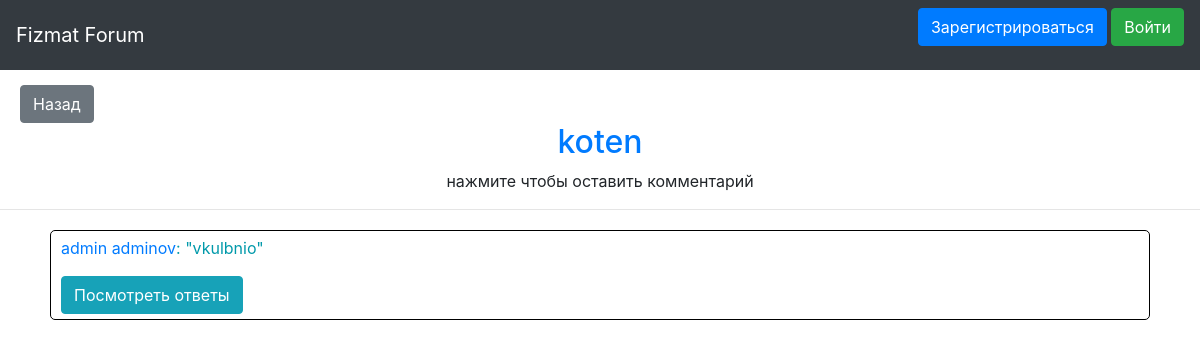
Screenshot of /thread/1 with the database file from the repository.
### data/threads.py (models this page shows)
class Thread(SqlAlchemyBase, UserMixin, SerializerMixin):
    __tablename__ = 'threads'
    id = sqlalchemy.Column(sqlalchemy.Integer, primary_key=True, autoincrement=True)
    title = sqlalchemy.Column(sqlalchemy.String, nullable=False)
    user_id = sqlalchemy.Column(sqlalchemy.Integer, sqlalchemy.ForeignKey("users.id"))
    like_count = sqlalchemy.Column(sqlalchemy.Integer, nullable=False)
    view_count = sqlalchemy.Column(sqlalchemy.Integer, nullable=False)
    comment_count = sqlalchemy.Column(sqlalchemy.Integer, nullable=False)
    user = orm.relation('User')
    categories = orm.relation("Category", secondary=association_table, backref="threads")

### data/comments.py (models this page shows)
class Comment(SqlAlchemyBase, UserMixin, SerializerMixin):
    __tablename__ = 'comments'
    id = sqlalchemy.Column(sqlalchemy.Integer, primary_key=True, autoincrement=True)
    text = sqlalchemy.Column(sqlalchemy.String, nullable=False)
    user_id = sqlalchemy.Column(sqlalchemy.Integer, sqlalchemy.ForeignKey("users.id"))
    thread_id = sqlalchemy.Column(sqlalchemy.Integer, sqlalchemy.ForeignKey("threads.id"))
    user = orm.relation('User')
    thread = orm.relation('Thread')

### data/users.py (models this page shows, shortened)
class User(SqlAlchemyBase, UserMixin, SerializerMixin):
    __tablename__ = 'users'
    id = sqlalchemy.Column(sqlalchemy.Integer, primary_key=True, autoincrement=True)
    surname = sqlalchemy.Column(sqlalchemy.String, nullable=False)
    name = sqlalchemy.Column(sqlalchemy.String, nullable=False)
    age = sqlalchemy.Column(sqlalchemy.Integer, nullable=False)
    grade = sqlalchemy.Column(sqlalchemy.Integer, nullable=False)
    email = sqlalchemy.Column(sqlalchemy.String, index=True, unique=True, nullable=False)
    hashed_password = sqlalchemy.Column(sqlalchemy.String)

### main.py (the view, shortened to what this page needs)
@app.route('/thread/<tid>')
def indexed_thread(tid):
    session = db_session.create_session()
    thread = session.query(Thread).filter(Thread.id == tid).first()
    return render_template('indexed_thread.html',
                           thread=session.query(Thread).filter(Thread.id == tid).first(),
                           comments=session.query(Comment).filter(Comment.thread_id == tid).all())

### data/db_session.py (called while the page is built)
def create_session() -> Session:
    global __factory
    return __factory()

### templates/indexed_thread.html (shortened to what this page needs)
{% extends "base.html" %}
{% block content %}
<a href="/" class="btn btn-secondary" style="color: #fff;margin-left: 20px;margin-top: 15px;">Назад</a>
<div class="form"><a href="/add_comment/{{thread.id}}"><h2 align="center">{{ thread.title }}</h2></a></div>
<p align="center">нажмите чтобы оставить комментарий</p>
<hr/>
{% for comm in comments %}
<div class="comment">
    <p><a target="_blank" href="/profile/{{ comm.user_id }}">{{ comm.user.name }} {{ comm.user.surname }}</a>: "{{ comm.text }}"</p>
    <a href="/answers/{{comm.id}}" class="btn btn-info" style="color: #fff;">Посмотреть ответы</a>
</div>
{% endfor %}
{% endblock %}

### static/css/style.css (style rules this page uses)
.form { margin-left: 250px; margin-right: 250px; }
.comment { margin-left: 50px; margin-right: 50px; margin-top: 20px; border: solid 1px black; border-radius: 5px; padding: 5px 10px 5px 10px; color: #09a; }

### rows the page displays
Thread: title "koten"
Comment: user.name "admin", user.surname "adminov", text "vkulbnio"
